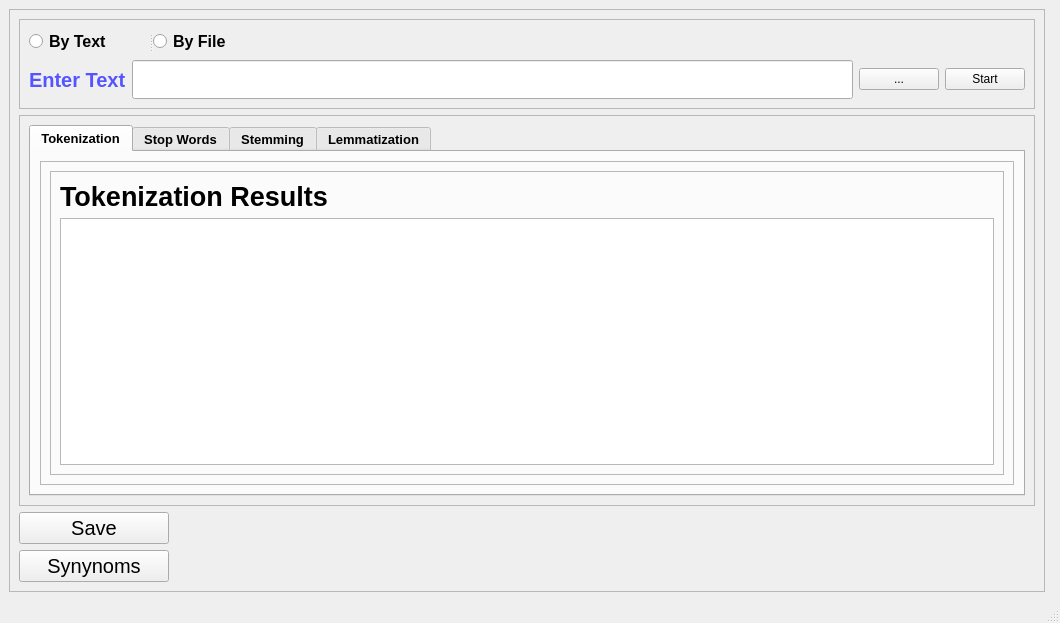
<?xml version="1.0" encoding="UTF-8"?>
<ui version="4.0">
 <class>MainWindow</class>
 <widget class="QMainWindow" name="MainWindow">
  <property name="geometry">
   <rect>
    <x>0</x>
    <y>0</y>
    <width>1060</width>
    <height>623</height>
   </rect>
  </property>
  <property name="windowTitle">
   <string>MainWindow</string>
  </property>
  <widget class="QWidget" name="centralwidget">
   <layout class="QGridLayout" name="gridLayout_12">
    <item row="0" column="0">
     <widget class="QFrame" name="frame">
      <property name="frameShape">
       <enum>QFrame::StyledPanel</enum>
      </property>
      <property name="frameShadow">
       <enum>QFrame::Raised</enum>
      </property>
      <layout class="QGridLayout" name="gridLayout_11">
       <item row="0" column="0">
        <widget class="QFrame" name="frame_2">
         <property name="frameShape">
          <enum>QFrame::StyledPanel</enum>
         </property>
         <property name="frameShadow">
          <enum>QFrame::Raised</enum>
         </property>
         <layout class="QGridLayout" name="gridLayout">
          <item row="0" column="0">
           <widget class="QSplitter" name="splitter">
            <property name="orientation">
             <enum>Qt::Horizontal</enum>
            </property>
            <widget class="QRadioButton" name="txt_rd_btn">
             <property name="maximumSize">
              <size>
               <width>120</width>
               <height>16777215</height>
              </size>
             </property>
             <property name="font">
              <font>
               <pointsize>12</pointsize>
               <weight>75</weight>
               <bold>true</bold>
              </font>
             </property>
             <property name="text">
              <string>By Text</string>
             </property>
            </widget>
            <widget class="QRadioButton" name="file_rd_btn">
             <property name="font">
              <font>
               <pointsize>12</pointsize>
               <weight>75</weight>
               <bold>true</bold>
              </font>
             </property>
             <property name="text">
              <string>By File</string>
             </property>
            </widget>
           </widget>
          </item>
          <item row="1" column="0">
           <layout class="QHBoxLayout" name="horizontalLayout">
            <item>
             <widget class="QLabel" name="label">
              <property name="font">
               <font>
                <pointsize>15</pointsize>
                <weight>75</weight>
                <bold>true</bold>
               </font>
              </property>
              <property name="styleSheet">
               <string notr="true">color: rgb(85, 85, 255);</string>
              </property>
              <property name="text">
               <string>Enter Text</string>
              </property>
             </widget>
            </item>
            <item>
             <widget class="QLineEdit" name="input_edit">
              <property name="font">
               <font>
                <pointsize>20</pointsize>
               </font>
              </property>
             </widget>
            </item>
           </layout>
          </item>
          <item row="1" column="1">
           <widget class="QPushButton" name="browse_btn">
            <property name="text">
             <string>...</string>
            </property>
           </widget>
          </item>
          <item row="1" column="2">
           <widget class="QPushButton" name="start_btn">
            <property name="text">
             <string>Start</string>
            </property>
           </widget>
          </item>
         </layout>
        </widget>
       </item>
       <item row="1" column="0">
        <widget class="QFrame" name="frame_3">
         <property name="frameShape">
          <enum>QFrame::StyledPanel</enum>
         </property>
         <property name="frameShadow">
          <enum>QFrame::Raised</enum>
         </property>
         <layout class="QGridLayout" name="gridLayout_10">
          <item row="0" column="0">
           <widget class="QTabWidget" name="tabWidget">
            <property name="font">
             <font>
              <pointsize>10</pointsize>
              <weight>75</weight>
              <bold>true</bold>
             </font>
            </property>
            <property name="toolTip">
             <string comment="This is the tokenization"/>
            </property>
            <property name="statusTip">
             <string comment="This is the tokenization" extracomment="This is the tokenization"/>
            </property>
            <property name="currentIndex">
             <number>0</number>
            </property>
            <widget class="QWidget" name="token_tab">
             <attribute name="title">
              <string>Tokenization</string>
             </attribute>
             <layout class="QGridLayout" name="gridLayout_13">
              <item row="0" column="0">
               <widget class="QFrame" name="frame_16">
                <property name="frameShape">
                 <enum>QFrame::StyledPanel</enum>
                </property>
                <property name="frameShadow">
                 <enum>QFrame::Raised</enum>
                </property>
                <layout class="QGridLayout" name="gridLayout_3">
                 <item row="0" column="0">
                  <widget class="QFrame" name="frame_17">
                   <property name="frameShape">
                    <enum>QFrame::StyledPanel</enum>
                   </property>
                   <property name="frameShadow">
                    <enum>QFrame::Raised</enum>
                   </property>
                   <layout class="QGridLayout" name="gridLayout_2">
                    <item row="0" column="0">
                     <widget class="QLabel" name="token_lbl">
                      <property name="font">
                       <font>
                        <pointsize>20</pointsize>
                        <weight>75</weight>
                        <bold>true</bold>
                       </font>
                      </property>
                      <property name="text">
                       <string>Tokenization Results</string>
                      </property>
                     </widget>
                    </item>
                    <item row="1" column="0">
                     <widget class="QTextEdit" name="tokn_txt"/>
                    </item>
                   </layout>
                  </widget>
                 </item>
                </layout>
               </widget>
              </item>
             </layout>
            </widget>
            <widget class="QWidget" name="stop_tab">
             <attribute name="title">
              <string>Stop Words</string>
             </attribute>
             <layout class="QGridLayout" name="gridLayout_14">
              <item row="0" column="0">
               <widget class="QFrame" name="frame_14">
                <property name="frameShape">
                 <enum>QFrame::StyledPanel</enum>
                </property>
                <property name="frameShadow">
                 <enum>QFrame::Raised</enum>
                </property>
                <layout class="QGridLayout" name="gridLayout_5">
                 <item row="0" column="0">
                  <widget class="QFrame" name="frame_15">
                   <property name="frameShape">
                    <enum>QFrame::StyledPanel</enum>
                   </property>
                   <property name="frameShadow">
                    <enum>QFrame::Raised</enum>
                   </property>
                   <layout class="QGridLayout" name="gridLayout_4">
                    <item row="0" column="0">
                     <widget class="QLabel" name="stop_lbl">
                      <property name="font">
                       <font>
                        <pointsize>20</pointsize>
                        <weight>75</weight>
                        <bold>true</bold>
                       </font>
                      </property>
                      <property name="text">
                       <string>Stop Words Results</string>
                      </property>
                     </widget>
                    </item>
                    <item row="1" column="0">
                     <widget class="QTextEdit" name="stop_txt"/>
                    </item>
                   </layout>
                  </widget>
                 </item>
                </layout>
               </widget>
              </item>
             </layout>
            </widget>
            <widget class="QWidget" name="stemming_tab">
             <attribute name="title">
              <string>Stemming</string>
             </attribute>
             <layout class="QGridLayout" name="gridLayout_15">
              <item row="0" column="0">
               <widget class="QFrame" name="frame_20">
                <property name="frameShape">
                 <enum>QFrame::StyledPanel</enum>
                </property>
                <property name="frameShadow">
                 <enum>QFrame::Raised</enum>
                </property>
                <layout class="QGridLayout" name="gridLayout_6">
                 <item row="0" column="0">
                  <widget class="QFrame" name="frame_21">
                   <property name="frameShape">
                    <enum>QFrame::StyledPanel</enum>
                   </property>
                   <property name="frameShadow">
                    <enum>QFrame::Raised</enum>
                   </property>
                   <layout class="QGridLayout" name="gridLayout_7">
                    <item row="0" column="0">
                     <widget class="QLabel" name="stem_lbl">
                      <property name="font">
                       <font>
                        <pointsize>20</pointsize>
                        <weight>75</weight>
                        <bold>true</bold>
                       </font>
                      </property>
                      <property name="text">
                       <string>Stemming Results</string>
                      </property>
                     </widget>
                    </item>
                    <item row="1" column="0">
                     <widget class="QTextEdit" name="stem_txt"/>
                    </item>
                   </layout>
                  </widget>
                 </item>
                </layout>
               </widget>
              </item>
             </layout>
            </widget>
            <widget class="QWidget" name="chunking_tab">
             <attribute name="title">
              <string>Lemmatization</string>
             </attribute>
             <layout class="QGridLayout" name="gridLayout_16">
              <item row="0" column="0">
               <widget class="QFrame" name="frame_10">
                <property name="frameShape">
                 <enum>QFrame::StyledPanel</enum>
                </property>
                <property name="frameShadow">
                 <enum>QFrame::Raised</enum>
                </property>
                <layout class="QGridLayout" name="gridLayout_9">
                 <item row="0" column="0">
                  <widget class="QFrame" name="frame_11">
                   <property name="frameShape">
                    <enum>QFrame::StyledPanel</enum>
                   </property>
                   <property name="frameShadow">
                    <enum>QFrame::Raised</enum>
                   </property>
                   <layout class="QGridLayout" name="gridLayout_8">
                    <item row="0" column="0">
                     <widget class="QLabel" name="chunk_lbl">
                      <property name="font">
                       <font>
                        <pointsize>20</pointsize>
                        <weight>75</weight>
                        <bold>true</bold>
                       </font>
                      </property>
                      <property name="text">
                       <string>Lemmatization Results</string>
                      </property>
                     </widget>
                    </item>
                    <item row="1" column="0">
                     <widget class="QTextEdit" name="lematize_txt"/>
                    </item>
                   </layout>
                  </widget>
                 </item>
                </layout>
               </widget>
              </item>
             </layout>
            </widget>
           </widget>
          </item>
         </layout>
        </widget>
       </item>
       <item row="2" column="0">
        <widget class="QPushButton" name="save_btn">
         <property name="maximumSize">
          <size>
           <width>150</width>
           <height>16777215</height>
          </size>
         </property>
         <property name="font">
          <font>
           <pointsize>15</pointsize>
          </font>
         </property>
         <property name="text">
          <string>Save</string>
         </property>
        </widget>
       </item>
       <item row="3" column="0">
        <widget class="QPushButton" name="syn_btn">
         <property name="maximumSize">
          <size>
           <width>150</width>
           <height>16777215</height>
          </size>
         </property>
         <property name="font">
          <font>
           <pointsize>15</pointsize>
          </font>
         </property>
         <property name="text">
          <string>Synynoms</string>
         </property>
        </widget>
       </item>
      </layout>
     </widget>
    </item>
    <item row="0" column="1">
     <widget class="QFrame" name="frame_4">
      <property name="frameShape">
       <enum>QFrame::StyledPanel</enum>
      </property>
      <property name="frameShadow">
       <enum>QFrame::Raised</enum>
      </property>
     </widget>
    </item>
   </layout>
  </widget>
  <widget class="QMenuBar" name="menubar">
   <property name="geometry">
    <rect>
     <x>0</x>
     <y>0</y>
     <width>1060</width>
     <height>26</height>
    </rect>
   </property>
  </widget>
  <widget class="QStatusBar" name="statusbar"/>
 </widget>
 <resources/>
 <connections/>
</ui>
